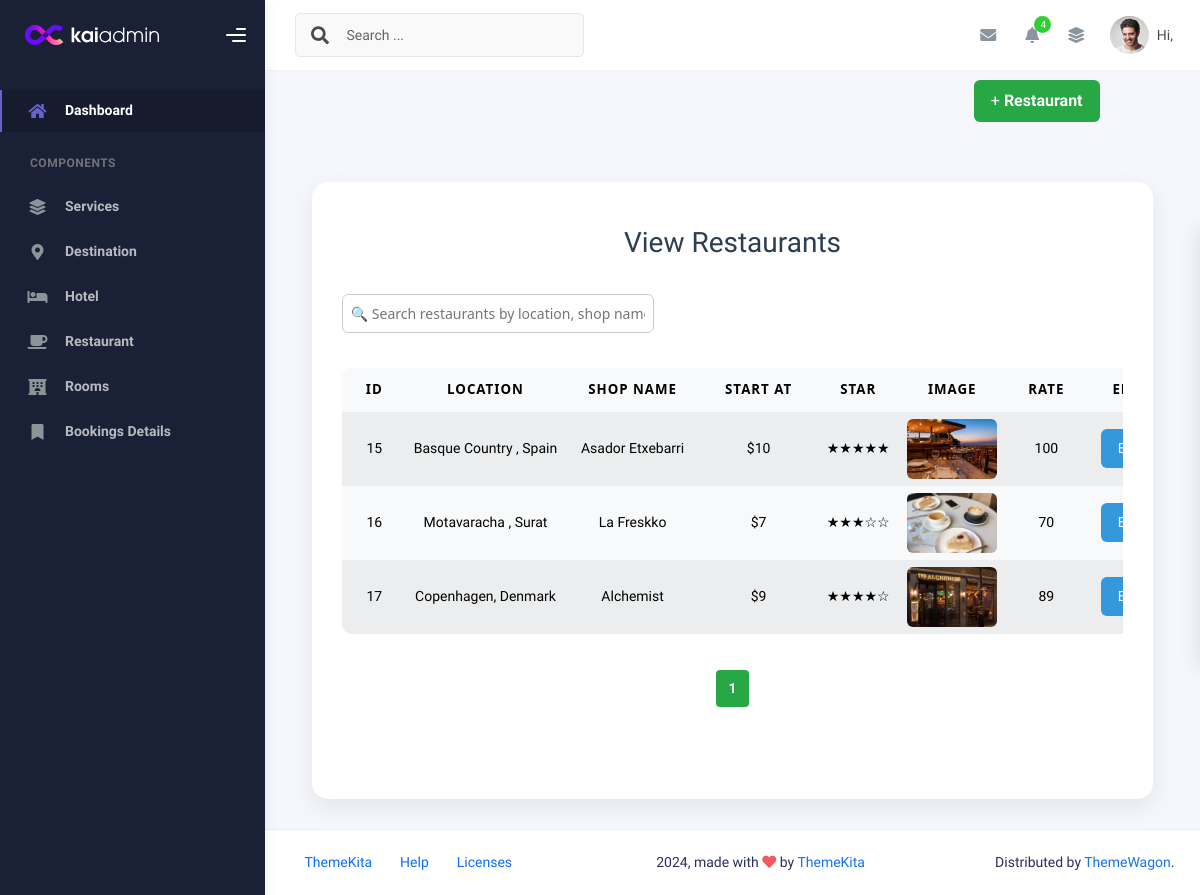
Before: /admin/viewRestaurant.php with the older database file.
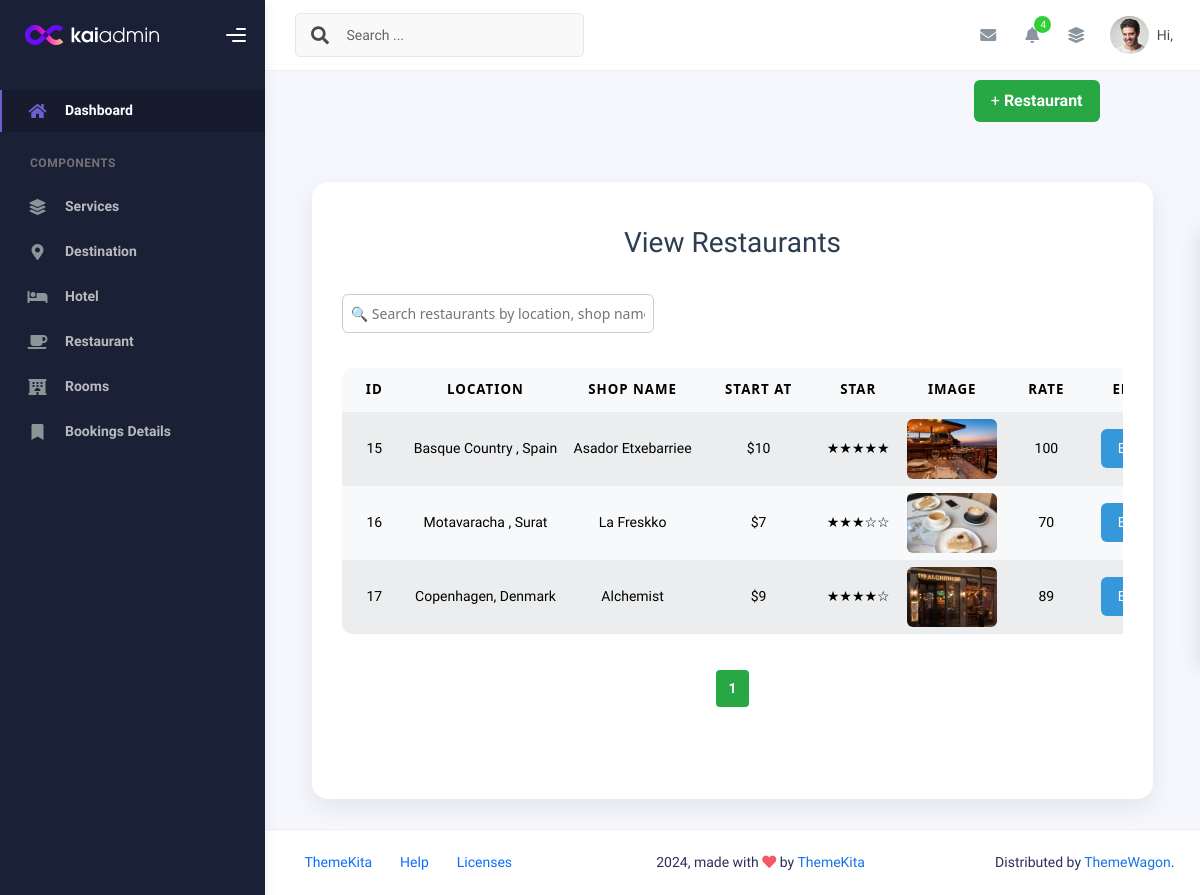
After: the same page with the newer database file.
### tables this page shows
CREATE TABLE `restaurant` (
  `id` int(1) NOT NULL,
  `price` int(11) NOT NULL,
  `shopName` text NOT NULL,
  `location` text NOT NULL,
  `star` int(11) NOT NULL,
  `rate` int(11) NOT NULL,
  `image` text NOT NULL
);

### admin/viewRestaurant.php (the view, shortened to what this page needs)
<?php
include("../db.php");
include("header.php");
$limit = 3;
$page = isset($_GET['page']) && is_numeric($_GET['page']) ? intval($_GET['page']) : 1;
$offset = ($page - 1) * $limit;
$total_query = "SELECT COUNT(*) AS total FROM restaurant";
$total_result = mysqli_query($conn, $total_query);
$total_row = mysqli_fetch_assoc($total_result);
$total_records = $total_row['total'];
$total_pages = ceil($total_records / $limit);
$select = "SELECT * FROM restaurant LIMIT $limit OFFSET $offset";
$res = mysqli_query($conn, $select);
?>
<!DOCTYPE html>
<html lang="en">
<head>
    <link rel="stylesheet" href="view-style.css">
    <link rel="stylesheet" href="assets/css/ionicons.min.css">
    <link rel="stylesheet" href="assets/css/flaticon.css">
    <link rel="stylesheet" href="../css/aos.css">
    <link rel="stylesheet" href="../css/ionicons.min.css">
    <link rel="stylesheet" href="../css/flaticon.css">
    <link rel="stylesheet" href="../css/icomoon.css">
</head>
<body>
    <div class="container-fluid">
        <div class="button-container">
            <a href="addRestaurant.php" class="btn btn-add">+ <b>Restaurant</b></a>
        </div>
    </div>
    <div class="container d-flex justify-content-center">
        <div class="admin-panel">
            <h2>View Restaurants</h2>
            <input type="text" id="search-box" placeholder="🔍 Search restaurants by location, shop name, or price..." />
            <div id="table-data" class="table-responsive">
                <table class="table table-light table-hover table-striped">
                    <thead>
                        <tr>
                            <th>Id</th>
                            <th>Location</th>
                            <th>Shop Name</th>
                            <th>Start At</th>
                            <th>Star</th>
                            <th>Image</th>
                            <th>Rate</th>
                            <th>Edit</th>
                        </tr>
                    </thead>
                    <tbody>
                        <?php while ($row = mysqli_fetch_assoc($res)) { ?>
                            <tr>
                                <td><?php echo $row['id']; ?></td>
                                <td><?php echo $row['location']; ?></td>
                                <td><?php echo $row['shopName']; ?></td>
                                <td>$<?php echo $row['price']; ?></td>
                                <td>
                                    <?php
                                    for ($i = 0; $i < $row['star']; $i++) {
                                        echo '★';
                                    }
                                    for ($j = $row['star']; $j < 5; $j++) {
                                        echo '☆';
                                    }
                                    ?>
                                </td>
                                <td>
                                    <?php if (!empty($row['image'])): ?>
                                        <img src="images/<?php echo $row['image']; ?>" style="height:60px;width:90px;" />
                                    <?php endif; ?>
                                </td>
                                <td><?php echo $row['rate']; ?></td>
                                <td>
                                    <a href="addRestaurant.php?u_id=<?php echo $row['id']; ?>" class="btn edit-btn">Edit</a>
                                </td>
                            </tr>
                        <?php } ?>
                    </tbody>
                </table>
            </div>
            <div class="pagination" id="pagination">
                <?php for ($i = 1; $i <= $total_pages; $i++): ?>
                    <a href="?page=<?php echo $i; ?>" class="<?php if ($i == $page) echo 'active'; ?>">
                        <?php echo $i; ?>
                    </a>
                <?php endfor; ?>
            </div>
        </div>
    </div>
</body>
</html>
<?php include("footer.php"); ?>

### admin/header.php (shortened to what this page needs)
<!DOCTYPE html>
<html lang="en">
<head>
  <link rel="stylesheet" href="assets/css/bootstrap.min.css" />
  <link rel="stylesheet" href="assets/css/plugins.min.css" />
  <link rel="stylesheet" href="assets/css/kaiadmin.min.css" />
  <link rel="stylesheet" href="assets/css/icon.all.min.css" />
  <link rel="stylesheet" href="assets/css/demo.css" />
</head>
<body>
  <div class="wrapper">
    <div class="sidebar" data-background-color="dark">
      <div class="sidebar-logo">
        <div class="logo-header" data-background-color="dark">
          <a href="./dashboard.php" class="logo">
            <img src="assets/img/kaiadmin/logo_light.svg" alt="navbar brand" class="navbar-brand" height="20" />
          </a>
          <div class="nav-toggle">
            <button class="btn btn-toggle toggle-sidebar">
              <i class="gg-menu-right"></i>
            </button>
          </div>
        </div>
      </div>
      <div class="sidebar-wrapper scrollbar scrollbar-inner">
        <div class="sidebar-content">
          <ul class="nav nav-secondary">
            <li class="nav-item active">
              <a href="./dashboard.php" class="" aria-expanded="">
                <i class="fas fa-home"></i>
                <p>Dashboard</p>
              </a>
            </li>
            <li class="nav-section">
              <h4 class="text-section">Components</h4>
            </li>
            <li class="nav-item">
              <a href="viewService.php">
                <i class="fas fa-layer-group"></i>
                <p>Services</p>
              </a>
            </li>
            <li class="nav-item">
              <a  href="viewDestination.php">
                <i class="fas fa-map-marker-alt"></i>
                <p>Destination</p>
              </a>
            </li>
            <li class="nav-item">
              <a  href="viewHotel.php">
              <i class="fas fa-bed"></i>
                <p>Hotel</p>
              </a>
            </li>
            <li class="nav-item">
              <a  href="viewRestaurant.php">
              <i class="fas fa-mug-saucer"></i>
                <p>Restaurant</p>
              </a>
            </li>
            <li class="nav-item">
              <a  href="viewRoom.php">
              <i class="fas fa-hotel"></i>
                <p>Rooms</p>
              </a>
            </li>
            <li class="nav-item">
              <a  href="viewHotelBooking.php">
              <i class="fas fa-bookmark"></i>
                <p>Bookings Details</p>
              </a>
            </li>
          </ul>
        </div>
      </div>
    </div>
    <div class="main-panel">
      <div class="main-header">
        <nav class="navbar navbar-header navbar-header-transparent navbar-expand-lg border-bottom">
          <div class="container-fluid">
            <nav class="navbar navbar-header-left navbar-expand-lg navbar-form nav-search p-0 d-none d-lg-flex">
              <div class="input-group">
                <div class="input-group-prepend">
                  <button type="submit" class="btn btn-search pe-1">
                    <i class="fa fa-search search-icon"></i>
                  </button>
                </div>
                <input type="text" placeholder="Search ..." class="form-control" />
              </div>
            </nav>
            <ul class="navbar-nav topbar-nav ms-md-auto align-items-center">
              <li class="nav-item topbar-icon dropdown hidden-caret">
                <a class="nav-link dropdown-toggle" href="#" id="messageDropdown" role="button"
                  data-bs-toggle="dropdown" aria-haspopup="true" aria-expanded="false">
                  <i class="fa fa-envelope"></i>
                </a>
              </li>
              <li class="nav-item topbar-icon dropdown hidden-caret">
                <a class="nav-link dropdown-toggle" href="#" id="notifDropdown" role="button" data-bs-toggle="dropdown"
                  aria-haspopup="true" aria-expanded="false">
                  <i class="fa fa-bell"></i>
                  <span class="notification">4</span>
                </a>
              </li>
              <li class="nav-item topbar-icon dropdown hidden-caret">
                <a class="nav-link" data-bs-toggle="dropdown" href="#" aria-expanded="false">
                  <i class="fas fa-layer-group"></i>
                </a>
              </li>
              <li class="nav-item topbar-user dropdown hidden-caret">
                <a class="dropdown-toggle profile-pic" data-bs-toggle="dropdown" href="#" aria-expanded="false">
                  <div class="avatar-sm">
                    <img src="assets/img/profile.jpg" alt="..." class="avatar-img rounded-circle" />
                  </div>
                  <span class="profile-username">
                    <span class="op-7">Hi, <?php echo $_SESSION['admin_name']; ?></span>
                  </span>
                </a>
              </li>
            </ul>
          </div>
        </nav>
      </div>

### admin/footer.php (shortened to what this page needs)
<footer class="footer">
          <div class="container-fluid d-flex justify-content-between">
            <nav class="pull-left">
              <ul class="nav">
                <li class="nav-item">
                  <a class="nav-link" href="http://www.themekita.com">
                    ThemeKita
                  </a>
                </li>
                <li class="nav-item">
                  <a class="nav-link" href="#"> Help </a>
                </li>
                <li class="nav-item">
                  <a class="nav-link" href="#"> Licenses </a>
                </li>
              </ul>
            </nav>
            <div class="copyright">
              2024, made with <i class="fa fa-heart heart text-danger"></i> by
              <a href="http://www.themekita.com">ThemeKita</a>
            </div>
            <div>
              Distributed by
              <a target="_blank" href="#">ThemeWagon</a>.
            </div>
          </div>
        </footer>
      </div>
    </div>
  </body>
</html>

### admin/view-style.css (style rules this page uses)
.admin-panel { width: 90%; max-width: 1200px; background-color: #fff; padding: 40px 30px; border-radius: 16px; box-shadow: 0 8px 24px rgba(0, 0, 0, 0.08); margin: 30px auto; transition: all 0.3s ease-in-out; font-family: 'Segoe UI', sans-serif; }
.admin-panel h2 { text-align: center; font-size: 28px; color: #2c3e50; margin-bottom: 30px; }
.table-responsive { overflow-x: auto; margin-top: 20px; }
table { width: 100%; min-width: 800px; border-collapse: collapse; background-color: #f9f9f9; border-radius: 10px; overflow: hidden; }
table th, table td { padding: 16px 12px; text-align: center; font-size: 15px; border-bottom: 1px solid #eee; white-space: nowrap; }
table th { background-color: #f1f3f5; color: #2d3436; font-weight: 600; }
table td img { width: 60px; height: auto; object-fit: cover; border-radius: 6px; }
.button-container { display: flex; justify-content: flex-end; margin: 80px 90px 30px 0; }
.btn-add { background-color: #28a745; color: #fff; padding: 12px 20px; border-radius: 8px; text-decoration: none; font-weight: 600; font-size: 16px; transition: background-color 0.3s ease, transform 0.2s ease; }
.btn { padding: 8px 16px; border-radius: 6px; text-decoration: none; color: white; font-weight: 500; display: inline-block; transition: all 0.3s ease; }
.edit-btn { background-color: #3498db; }
.pagination { text-align: center; margin-top: 20px; display: flex; justify-content: center; }
.pagination a { display: inline-block; padding: 8px 12px; margin: 2px; background-color: #f0f0f0; color: #333; text-decoration: none; border-radius: 4px; }
.pagination a.active { font-weight: bold; text-decoration: underline; background-color: #28a745; color: #fff; }

### admin/viewRestaurant.php (style rules this page uses)
#search-box { width: 40%; padding: 8px; margin-bottom: 15px; border-radius: 6px; border: 1px solid #ccc; }

Changed rows visible on the page:
changed restaurant "Basque Country , Spain": shopName "Asador Etxebarri" → "Asador Etxebarriee"
